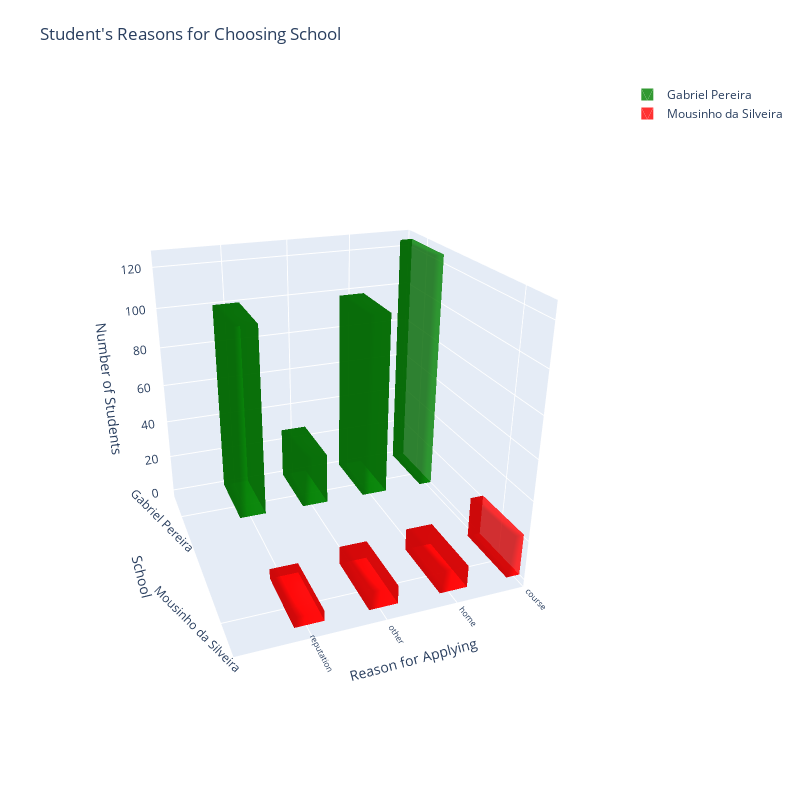

This figure's notebook cell:
### Markdown cell above
This is a good representation of the reasons why people applied to each school. This can be used to find out where you are lacking, or where you are doing great. Mousinho seems to not have a good reputation in comparison to Gabriel Pereira. I think this is signs of a good trend and this should be a sign for Mousinho to re-evaluate themselves and maybe ask the student body, kind of like how CWU does the surveys for classes afterwards to give feedback.

### Code cell
# Aggregate absences by school and reason amount
counts = studentStudies.groupby(['schoolNames', 'reason']).size().unstack().fillna(0)

# Define dimensions
dx, dy = 0.4, 0.4 

traces = []
for i, absence in enumerate(counts.columns):  # X-axis: reason
    for j, school in enumerate(counts.index):  # Y-axis: schoolNames
        if counts.loc[school, absence] > 0:
            height = counts.loc[school, absence]
            
            # Vertexs from the Example code
            x0, x1 = i - dx/2, i + dx/2
            y0, y1 = j - dy/2, j + dy/2
            vertices = np.array([
                [x0, y0, 0], [x1, y0, 0], [x1, y1, 0], [x0, y1, 0],
                [x0, y0, height], [x1, y0, height], [x1, y1, height], [x0, y1, height]
            ])
            
            # Face code from the example code
            faces = [[0,1,2],[0,2,3],
                    [4,5,6],[4,6,7],
                    [0,1,5],[0,5,4],
                    [1,2,6],[1,6,5],
                    [2,3,7],[2,7,6],
                    [3,0,4],[3,4,7]]
            i_faces, j_faces, k_faces = zip(*faces)
            
            traces.append(go.Mesh3d(
                x=vertices[:, 0],
                y=vertices[:, 1],
                z=vertices[:, 2],
                i=i_faces, j=j_faces, k=k_faces,
                color=schoolColors[school], #Color scheme is in a earlier jupyter node, make sure to initialize it if this isn't working.
                opacity=0.8,
                name=school,
                showlegend=(i==0)  # Only show legend once per school
            ))

# Setting up some stuff for all the axis.
fig = go.Figure(data=traces)
fig.update_layout(
    title="Student's Reasons for Choosing School",
    scene=dict(
        # X axis settings
        xaxis=dict(
            title="Reason for Applying",
            tickvals=list(range(len(counts.columns))),
            ticktext=[str(a) for a in counts.columns],
            tickfont=dict(size=10),
            range=[0, len(counts.columns)]
            
        ),
        # Y axis settings
        yaxis=dict(
            title="School",
            tickvals=list(range(len(counts.index))),
            ticktext=list(counts.index),
            tickangle=45
        ),
        # Z axis settings
        zaxis_title="Number of Students"
    ),
    margin=dict(l=50, r=50, b=50, t=80),
    width=800,
    height=800
)
fig.show()

### Figure 1 — Plotly figure (JSON) as saved in the notebook; plotly's stock layout.template omitted (floating-point values rounded to 4 significant figures)
{"data": [{"color": "green", "i": [0, 0, 4, 4, 0, 0, 1, 1, 2, 2, 3, 3], "j": [1, 2, 5, 6, 1, 5, 2, 6, 3, 7, 0, 4], "k": [2, 3, 6, 7, 5, 4, 6, 5, 7, 6, 4, 7], "name": "Gabriel Pereira", "opacity": 0.8, "showlegend": true, "type": "mesh3d", "x": [-0.2, 0.2, 0.2, -0.2, -0.2, 0.2, 0.2, -0.2], "y": [-0.2, -0.2, 0.2, 0.2, -0.2, -0.2, 0.2, 0.2], "z": [0, 0, 0, 0, 124, 124, 124, 124]}, {"color": "red", "i": [0, 0, 4, 4, 0, 0, 1, 1, 2, 2, 3, 3], "j": [1, 2, 5, 6, 1, 5, 2, 6, 3, 7, 0, 4], "k": [2, 3, 6, 7, 5, 4, 6, 5, 7, 6, 4, 7], "name": "Mousinho da Silveira", "opacity": 0.8, "showlegend": true, "type": "mesh3d", "x": [-0.2, 0.2, 0.2, -0.2, -0.2, 0.2, 0.2, -0.2], "y": [0.8, 0.8, 1.2, 1.2, 0.8, 0.8, 1.2, 1.2], "z": [0, 0, 0, 0, 21, 21, 21, 21]}, {"color": "green", "i": [0, 0, 4, 4, 0, 0, 1, 1, 2, 2, 3, 3], "j": [1, 2, 5, 6, 1, 5, 2, 6, 3, 7, 0, 4], "k": [2, 3, 6, 7, 5, 4, 6, 5, 7, 6, 4, 7], "name": "Gabriel Pereira", "opacity": 0.8, "showlegend": false, "type": "mesh3d", "x": [0.8, 1.2, 1.2, 0.8, 0.8, 1.2, 1.2, 0.8], "y": [-0.2, -0.2, 0.2, 0.2, -0.2, -0.2, 0.2, 0.2], "z": [0, 0, 0, 0, 98, 98, 98, 98]}, {"color": "red", "i": [0, 0, 4, 4, 0, 0, 1, 1, 2, 2, 3, 3], "j": [1, 2, 5, 6, 1, 5, 2, 6, 3, 7, 0, 4], "k": [2, 3, 6, 7, 5, 4, 6, 5, 7, 6, 4, 7], "name": "Mousinho da Silveira", "opacity": 0.8, "showlegend": false, "type": "mesh3d", "x": [0.8, 1.2, 1.2, 0.8, 0.8, 1.2, 1.2, 0.8], "y": [0.8, 0.8, 1.2, 1.2, 0.8, 0.8, 1.2, 1.2], "z": [0, 0, 0, 0, 11, 11, 11, 11]}, {"color": "green", "i": [0, 0, 4, 4, 0, 0, 1, 1, 2, 2, 3, 3], "j": [1, 2, 5, 6, 1, 5, 2, 6, 3, 7, 0, 4], "k": [2, 3, 6, 7, 5, 4, 6, 5, 7, 6, 4, 7], "name": "Gabriel Pereira", "opacity": 0.8, "showlegend": false, "type": "mesh3d", "x": [1.8, 2.2, 2.2, 1.8, 1.8, 2.2, 2.2, 1.8], "y": [-0.2, -0.2, 0.2, 0.2, -0.2, -0.2, 0.2, 0.2], "z": [0, 0, 0, 0, 27, 27, 27, 27]}, {"color": "red", "i": [0, 0, 4, 4, 0, 0, 1, 1, 2, 2, 3, 3], "j": [1, 2, 5, 6, 1, 5, 2, 6, 3, 7, 0, 4], "k": [2, 3, 6, 7, 5, 4, 6, 5, 7, 6, 4, 7], "name": "Mousinho da Silveira", "opacity": 0.8, "showlegend": false, "type": "mesh3d", "x": [1.8, 2.2, 2.2, 1.8, 1.8, 2.2, 2.2, 1.8], "y": [0.8, 0.8, 1.2, 1.2, 0.8, 0.8, 1.2, 1.2], "z": [0, 0, 0, 0, 9, 9, 9, 9]}, {"color": "green", "i": [0, 0, 4, 4, 0, 0, 1, 1, 2, 2, 3, 3], "j": [1, 2, 5, 6, 1, 5, 2, 6, 3, 7, 0, 4], "k": [2, 3, 6, 7, 5, 4, 6, 5, 7, 6, 4, 7], "name": "Gabriel Pereira", "opacity": 0.8, "showlegend": false, "type": "mesh3d", "x": [2.8, 3.2, 3.2, 2.8, 2.8, 3.2, 3.2, 2.8], "y": [-0.2, -0.2, 0.2, 0.2, -0.2, -0.2, 0.2, 0.2], "z": [0, 0, 0, 0, 100, 100, 100, 100]}, {"color": "red", "i": [0, 0, 4, 4, 0, 0, 1, 1, 2, 2, 3, 3], "j": [1, 2, 5, 6, 1, 5, 2, 6, 3, 7, 0, 4], "k": [2, 3, 6, 7, 5, 4, 6, 5, 7, 6, 4, 7], "name": "Mousinho da Silveira", "opacity": 0.8, "showlegend": false, "type": "mesh3d", "x": [2.8, 3.2, 3.2, 2.8, 2.8, 3.2, 3.2, 2.8], "y": [0.8, 0.8, 1.2, 1.2, 0.8, 0.8, 1.2, 1.2], "z": [0, 0, 0, 0, 5, 5, 5, 5]}], "layout": {"height": 800, "margin": {"b": 50, "l": 50, "r": 50, "t": 80}, "scene": {"aspectmode": "auto", "aspectratio": {"x": 1, "y": 1, "z": 1}, "camera": {"center": {"x": 0, "y": 0, "z": 0}, "eye": {"x": 0.8699, "y": 2.375, "z": 1.174}, "projection": {"type": "perspective"}, "up": {"x": 0, "y": 0, "z": 1}}, "xaxis": {"range": [0, 4], "tickfont": {"size": 10}, "ticktext": ["course", "home", "other", "reputation"], "tickvals": [0, 1, 2, 3], "title": {"text": "Reason for Applying"}, "type": "linear"}, "yaxis": {"tickangle": 45, "ticktext": ["Gabriel Pereira", "Mousinho da Silveira"], "tickvals": [0, 1], "title": {"text": "School"}, "type": "linear"}, "zaxis": {"title": {"text": "Number of Students"}, "type": "linear"}}, "title": {"text": "Student's Reasons for Choosing School"}, "width": 800}}
